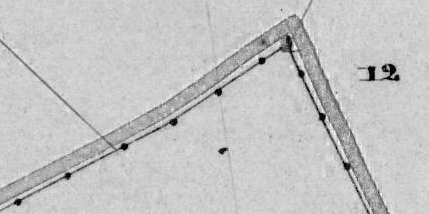
#> input picture online-example-image-dots/dot-test-img.png, 429 x 214 px
$ python dot-detection-test-image.py
#> lines starting #> are read from the running program, lines starting #| are printed output that depends on the picture; after the words box and inside, x2 and y2 are one past the last pixel; in counts of white or black regions, pixels touching at a corner belong together
import cv2
import numpy as np

# Load image, grayscale, Otsu's threshold
image = cv2.imread('dot-test-img.png')
#> image is the input picture: shape (214, 429, 3); min 1, max 255, mean 196.1
gray = cv2.cvtColor(image, cv2.COLOR_BGR2GRAY)
thresh = cv2.threshold(gray, 0, 255, cv2.THRESH_BINARY_INV + cv2.THRESH_OTSU)[1]
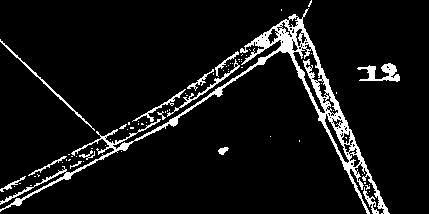
#> thresh: shape (214, 429); 7.5% white; 73 white regions (59 under 20 px)

# Filter out large non-connecting objects
cnts = cv2.findContours(thresh, cv2.RETR_EXTERNAL, cv2.CHAIN_APPROX_SIMPLE)
#> cnts = 69 contours, 57 with area under 20; largest, box (x1, y1, x2, y2) and area: (0, 8, 390, 214) 5548, (357, 63, 400, 82) 300, (0, 39, 95, 131) 162, (167, 59, 240, 117) 161, (132, 89, 186, 122) 110
cnts = cnts[0] if len(cnts) == 2 else cnts[1]
for c in cnts:
    area = cv2.contourArea(c)
    if area < 500:
        cv2.drawContours(thresh,[c],0,0,-1)
#> this loop made 69 passes
#> area on passes 2, 10, 20, 23, 25, 45, 50, 54, 61, 64, 66: 72, 49, 49.5, 21, 41, 109.5, 60, 299.5, 161, 59.5, 162.5
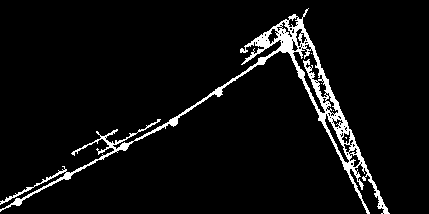
#> thresh: shape (214, 429); 5.4% white; 5 white regions (4 under 20 px), largest, box (x1, y1, x2, y2) and area: (0, 8, 390, 214) 4962

# Morph open using elliptical shaped kernel
kernel = cv2.getStructuringElement(cv2.MORPH_ELLIPSE, (3,3))
#> kernel = [[0, 1, 0], [1, 1, 1], [0, 1, 0]]
opening = cv2.morphologyEx(thresh, cv2.MORPH_OPEN, kernel, iterations=3)
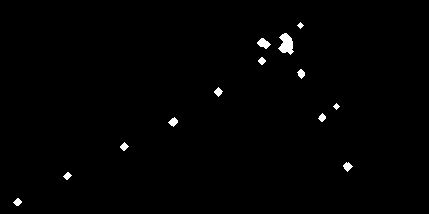
#> opening: shape (214, 429); 0.86% white; 13 white regions

# Find circles
cnts = cv2.findContours(opening, cv2.RETR_EXTERNAL, cv2.CHAIN_APPROX_SIMPLE)
#> cnts = 13 contours, 2 with area under 20; largest, box (x1, y1, x2, y2) and area: (278, 33, 294, 55) 194, (257, 38, 271, 49) 74, (343, 162, 353, 172) 46, (168, 117, 178, 127) 46, (297, 69, 305, 79) 40
cnts = cnts[0] if len(cnts) == 2 else cnts[1]
for c in cnts:
    area = cv2.contourArea(c)
    if area > 20 and area < 50:
        ((x, y), r) = cv2.minEnclosingCircle(c)
        cv2.circle(image, (int(x), int(y)), int(r), (36, 255, 12), 2)
#> this loop made 13 passes
#> (area, x, y, r) on passes 1, 2, 3, 4, 5, 6, 8, 9, 10: (34.5, 17, 201.5, 4.03), (31, 67, 175.5, 4.03), (46, 347.4, 166.4, 4.62), (35.5, 123.9, 146.1, 4.06), (46, 172.6, 121.4, 4.63), (33.5, 321.5, 117, 4.03), (39, 218, 91.5, 4.5), (39.5, 300.5, 73.5, 4.53), (31, 261.5, 60.5, 3.54)
#> area on passes 11 to 12: 74.5, 194.5
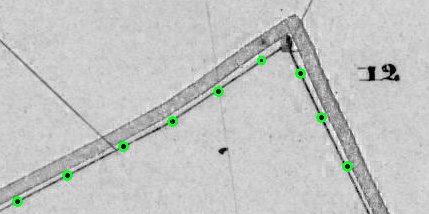
#> image: shape (214, 429, 3); 0.66% of pixels changed, all inside (x1, y1, x2, y2) = (12, 56, 353, 207)


cv2.imshow('thresh', thresh)
cv2.imshow('opening', opening)
cv2.imshow('image', image)
cv2.waitKey()
